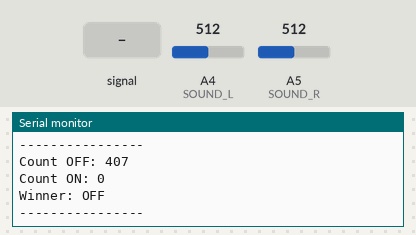
Bench run of a sketch on a simulated Arduino Uno, built with avr-gcc and run on an emulated ATmega328P. Parts: the last lines printed to the serial monitor. The test bench sets the inputs (shaded band); at power-on: A4 (SOUND_L) = 512, A5 (SOUND_R) = 512.

Above: at 1.7 s.
1.8 s: A4 (SOUND_L) fed a 200 Hz sine of ±81 counts around its level
At 2.95 s:
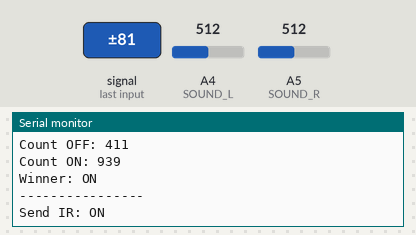
4.1 s: A5 (SOUND_R) fed a 200 Hz sine of ±81 counts around its level
5.6 s: A4 (SOUND_L) set to 490
At 5.75 s:
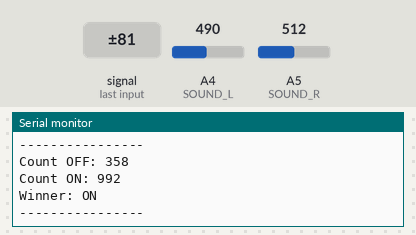
7.1 s: A5 (SOUND_R) set to 490
At 7.26 s:
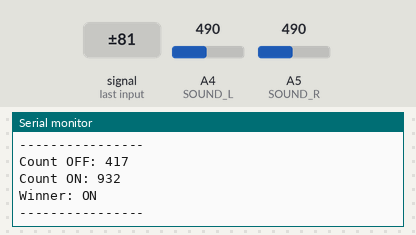
8.6 s: A4 (SOUND_L) fed a 1000 Hz sine of ±255 counts around its level
10.1 s: A5 (SOUND_R) fed a 1000 Hz sine of ±255 counts around its level
Timing chart, 0 to 12.6 s (numbered marks = the images above; inputs shaded):
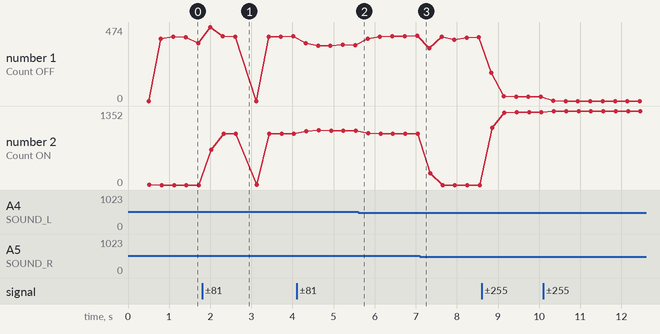

The sketch:

cinema_center.ino
```cpp
#include <IRremote.h>

// Pins numbers
#define SOUND_L A4
#define SOUND_R A5
#define POT_GND A0

//Settings
#define TURN_ON_SEQUENCE_VAL 3 //Количество замеров подряд с положительным результатом необходимое для включения
#define TURN_OFF_SEQUENCE_VAL 360 //Количество замеров подряд с отрицательным результатом необходимое для отключения
#define MEASUREMENT_SENSITIVITY 10


IRsend irsend;
unsigned long last_time_ir;
unsigned long last_time_compare;
unsigned int loop_results_for_ON = 0;
unsigned int loop_results_for_OFF = 0;
unsigned int turn_on_sequence = 0;
unsigned int turn_off_sequence = 0;
bool sound_detected_by_last_check = false;
bool current_system_state_is_on = false;
int prev_s_l = 0;
int prev_s_r = 0;


void setup() {
    // Arduino
    pinMode(SOUND_L, INPUT);
    pinMode(SOUND_R, INPUT);
    pinMode(POT_GND, OUTPUT);
    analogReference(EXTERNAL);
    Serial.begin(9600);

    // App
    last_time_ir = millis();
    last_time_compare = millis();
    sendIrSignal(false);
}

void loop() {
    checkSound();
    if (millis() - last_time_compare > 300){
        last_time_compare = millis();
        compareOnAndOf();
        checkSequences();

        loop_results_for_ON = 0;
        loop_results_for_OFF = 0;
    }
}

// На основании собранных данных из compareOnAndOf() отправляем IR сигнал
void checkSequences() {
    if (sound_detected_by_last_check) {
        if (turn_on_sequence == TURN_ON_SEQUENCE_VAL && !current_system_state_is_on) {
            current_system_state_is_on = true;
            sendIrSignal(true);
        } else if (turn_on_sequence > 2000) {
            turn_on_sequence = 1000; // защита от переполнения переменной
        }
    } else {
        if (turn_off_sequence == TURN_OFF_SEQUENCE_VAL) {
            current_system_state_is_on = false;
            sendIrSignal(false);
        } else if (turn_off_sequence > 2000) {
            turn_off_sequence = 1000; // защита от переполнения переменной
            sendIrSignal(false); // защита от случайного включения
        }
    }
}

// Сравниваем данные собранные с помощью checkSound() и сохраняем результат в счетчик
void compareOnAndOf() {
    bool sound_detected = loop_results_for_ON != 0 && loop_results_for_OFF / loop_results_for_ON < 9;
    if (sound_detected != sound_detected_by_last_check) {
        turn_on_sequence = 0;
        turn_off_sequence = 0;
        sound_detected_by_last_check = sound_detected;
    }
    if (sound_detected) {
        turn_on_sequence++;
    } else {
        turn_off_sequence++;
    }

    Serial.print("Count OFF: ");
    Serial.println(loop_results_for_OFF);
    Serial.print("Count ON: ");
    Serial.println(loop_results_for_ON);
    Serial.print("Winner: ");
    Serial.println(sound_detected ? "ON" : "OFF");
    Serial.println("----------------");
}

// Проверям есть ли звук в данный момент времени и сохраняем результат в счетчик
void checkSound() {
    int s_l = analogRead(SOUND_L);
    int s_r = analogRead(SOUND_R);
    int sens = MEASUREMENT_SENSITIVITY;
    bool there_is_sound_in_l = abs(prev_s_l - s_l) > sens;
    bool there_is_sound_in_r = abs(prev_s_r - s_r) > sens;
    prev_s_l = s_l;
    prev_s_r = s_r;

    if(there_is_sound_in_l || there_is_sound_in_r) {
        loop_results_for_ON++;
    } else {
        loop_results_for_OFF++;
    }
}

// Отправляем IR сигнал (on|off) с повторением 9-10 раз
void sendIrSignal (bool on) {
    Serial.print("Send IR: ");
    Serial.println(on ? "ON" : "OFF");
    last_time_ir = millis();
    while(millis() - last_time_ir < 500){ //время повторения IR сигнала
        if ((millis() - last_time_ir) % 50 == 0) { //пауза 50 миллисекунд между каждой отправкой команды
            if (on){
                irsend.sendRC5(0x53F, 12); // CD режим
                // irsend.sendRC5(0x6BF, 12); // CD-R TAPE режим
            } else {
                irsend.sendRC5(0xD0C, 12);
            }
        }
    }
}
```

Measured:
- after the input at 1.8 s, the serial monitor: prints a new line after 0.21 s (image 1)
- plotted number 1: 370 → 415 after the input at 1.8 s, 415 → 358 after the input at 4.1 s, 358 → 417 after the input at 5.6 s, 417 → 409 after the input at 7.1 s, 409 → 27 after the input at 8.6 s
- plotted number 2: 0 → 935 after the input at 1.8 s, 935 → 992 after the input at 4.1 s, 992 → 932 after the input at 5.6 s, 932 → 0 after the input at 7.1 s, 0 → 1325 after the input at 8.6 s
